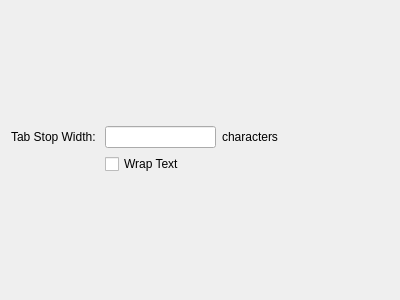
<?xml version="1.0" encoding="UTF-8"?>
<ui version="4.0">
 <class>EditorOptionsWidget</class>
 <widget class="QWidget" name="EditorOptionsWidget">
  <property name="geometry">
   <rect>
    <x>0</x>
    <y>0</y>
    <width>400</width>
    <height>300</height>
   </rect>
  </property>
  <property name="windowTitle">
   <string>Form</string>
  </property>
  <layout class="QGridLayout" name="gridLayout">
   <item row="1" column="0">
    <widget class="QLabel" name="label">
     <property name="text">
      <string>Tab Stop Width: </string>
     </property>
    </widget>
   </item>
   <item row="1" column="1">
    <widget class="QLineEdit" name="tabStopWidth"/>
   </item>
   <item row="2" column="1">
    <widget class="QCheckBox" name="wordWrap">
     <property name="text">
      <string>Wrap Text</string>
     </property>
    </widget>
   </item>
   <item row="3" column="1">
    <spacer name="verticalSpacer">
     <property name="orientation">
      <enum>Qt::Vertical</enum>
     </property>
     <property name="sizeHint" stdset="0">
      <size>
       <width>20</width>
       <height>40</height>
      </size>
     </property>
    </spacer>
   </item>
   <item row="0" column="1">
    <spacer name="verticalSpacer_2">
     <property name="orientation">
      <enum>Qt::Vertical</enum>
     </property>
     <property name="sizeHint" stdset="0">
      <size>
       <width>20</width>
       <height>40</height>
      </size>
     </property>
    </spacer>
   </item>
   <item row="1" column="2">
    <widget class="QLabel" name="label_2">
     <property name="text">
      <string>characters</string>
     </property>
    </widget>
   </item>
   <item row="1" column="3">
    <spacer name="horizontalSpacer">
     <property name="orientation">
      <enum>Qt::Horizontal</enum>
     </property>
     <property name="sizeHint" stdset="0">
      <size>
       <width>40</width>
       <height>20</height>
      </size>
     </property>
    </spacer>
   </item>
  </layout>
 </widget>
 <resources/>
 <connections/>
</ui>
